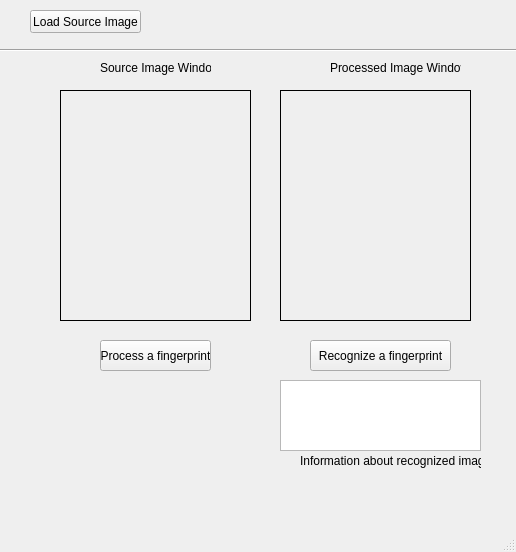
<?xml version="1.0" encoding="UTF-8"?>
<ui version="4.0">
 <class>MainWindow</class>
 <widget class="QMainWindow" name="MainWindow">
  <property name="geometry">
   <rect>
    <x>0</x>
    <y>0</y>
    <width>516</width>
    <height>552</height>
   </rect>
  </property>
  <property name="windowTitle">
   <string>MainWindow</string>
  </property>
  <widget class="QWidget" name="centralwidget">
   <widget class="QPushButton" name="loadImage">
    <property name="geometry">
     <rect>
      <x>30</x>
      <y>10</y>
      <width>111</width>
      <height>23</height>
     </rect>
    </property>
    <property name="text">
     <string>Load Source Image</string>
    </property>
   </widget>
   <widget class="QPushButton" name="processImage">
    <property name="geometry">
     <rect>
      <x>100</x>
      <y>340</y>
      <width>111</width>
      <height>31</height>
     </rect>
    </property>
    <property name="text">
     <string>Process a fingerprint</string>
    </property>
   </widget>
   <widget class="QPushButton" name="pushButton">
    <property name="geometry">
     <rect>
      <x>310</x>
      <y>340</y>
      <width>141</width>
      <height>31</height>
     </rect>
    </property>
    <property name="text">
     <string>Recognize a fingerprint</string>
    </property>
   </widget>
   <widget class="QLabel" name="srcInfo">
    <property name="geometry">
     <rect>
      <x>100</x>
      <y>60</y>
      <width>111</width>
      <height>16</height>
     </rect>
    </property>
    <property name="text">
     <string>Source Image Window</string>
    </property>
   </widget>
   <widget class="QLabel" name="reconInfo">
    <property name="geometry">
     <rect>
      <x>330</x>
      <y>60</y>
      <width>131</width>
      <height>16</height>
     </rect>
    </property>
    <property name="text">
     <string>Processed Image Window</string>
    </property>
   </widget>
   <widget class="QLabel" name="reconInfoText">
    <property name="geometry">
     <rect>
      <x>300</x>
      <y>450</y>
      <width>181</width>
      <height>21</height>
     </rect>
    </property>
    <property name="text">
     <string>Information about recognized image</string>
    </property>
   </widget>
   <widget class="QPlainTextEdit" name="infoAboutImage">
    <property name="geometry">
     <rect>
      <x>280</x>
      <y>380</y>
      <width>201</width>
      <height>71</height>
     </rect>
    </property>
   </widget>
   <widget class="QLabel" name="sourceImgLabel">
    <property name="geometry">
     <rect>
      <x>60</x>
      <y>90</y>
      <width>191</width>
      <height>231</height>
     </rect>
    </property>
    <property name="styleSheet">
     <string notr="true">border-style: solid;
border-width: 1px;
border-color: black;</string>
    </property>
    <property name="text">
     <string/>
    </property>
   </widget>
   <widget class="QLabel" name="procImageLabel">
    <property name="geometry">
     <rect>
      <x>280</x>
      <y>90</y>
      <width>191</width>
      <height>231</height>
     </rect>
    </property>
    <property name="styleSheet">
     <string notr="true">border-style: solid;
border-width: 1px;
border-color: black;</string>
    </property>
    <property name="text">
     <string/>
    </property>
   </widget>
   <widget class="Line" name="line">
    <property name="geometry">
     <rect>
      <x>-10</x>
      <y>40</y>
      <width>531</width>
      <height>20</height>
     </rect>
    </property>
    <property name="orientation">
     <enum>Qt::Horizontal</enum>
    </property>
   </widget>
  </widget>
  <widget class="QMenuBar" name="menubar">
   <property name="geometry">
    <rect>
     <x>0</x>
     <y>0</y>
     <width>516</width>
     <height>21</height>
    </rect>
   </property>
  </widget>
  <widget class="QStatusBar" name="statusbar"/>
 </widget>
 <resources/>
 <connections/>
</ui>
